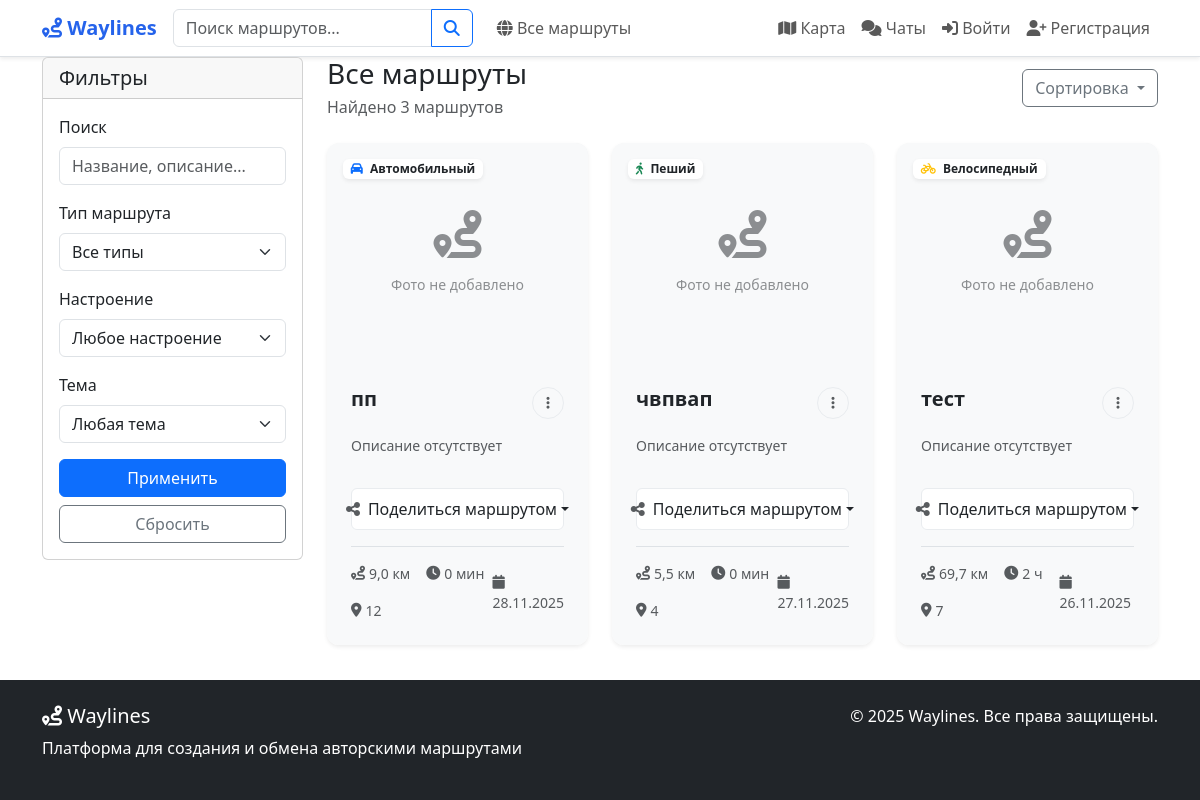
The page /routes/all/ on the database as committed earlier.
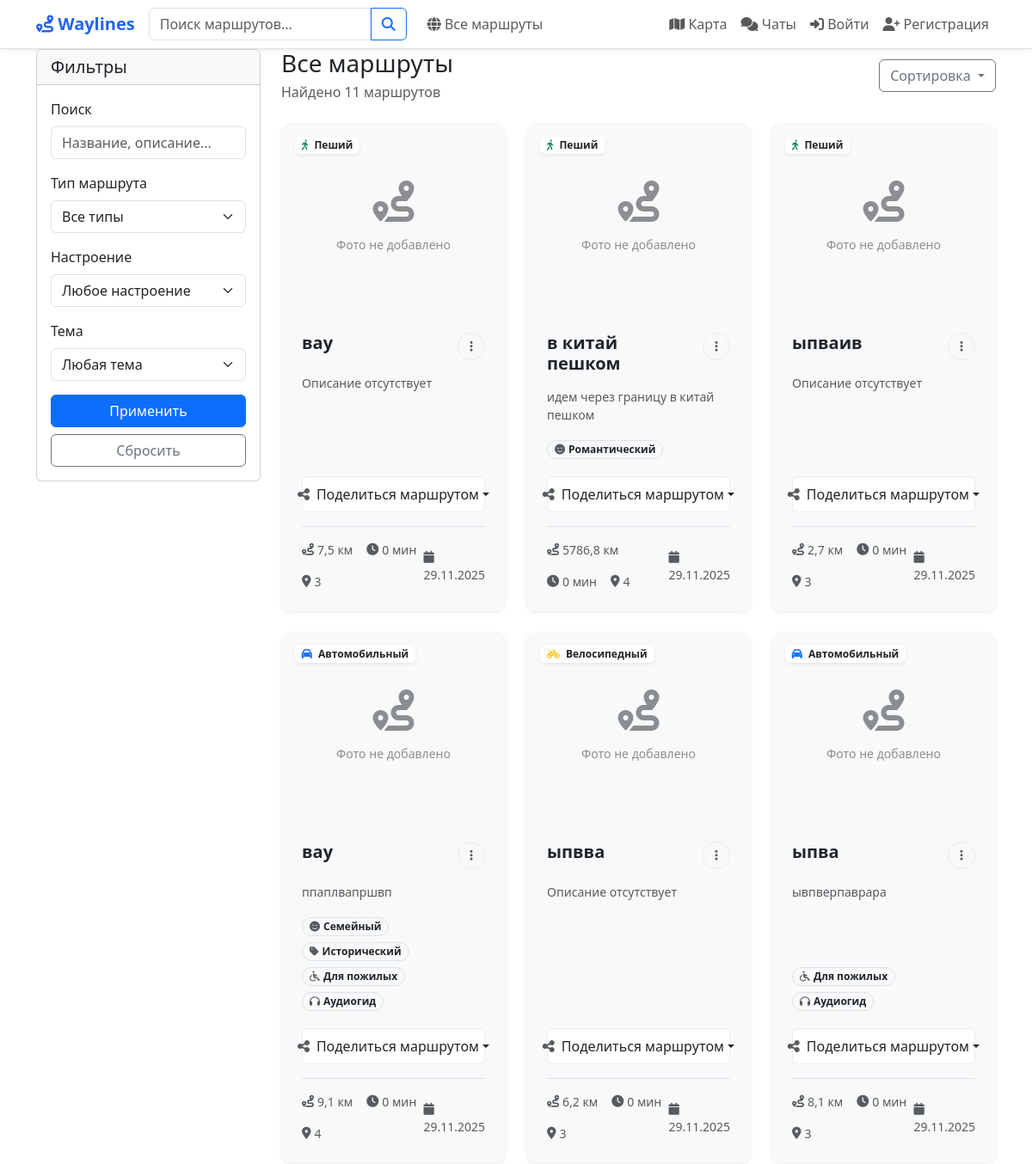
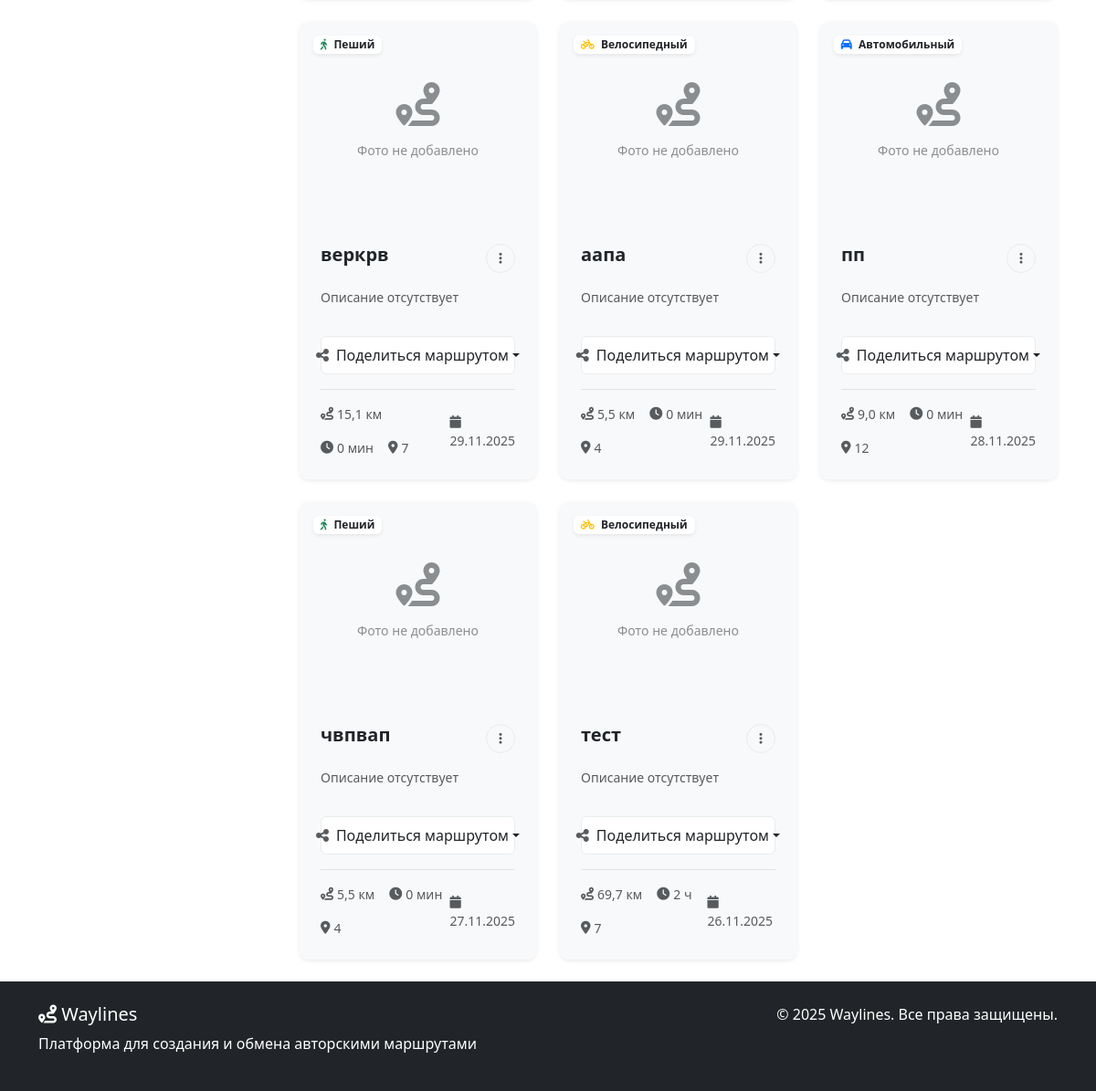
The same page on the database as committed later (2 pictures, top to bottom).
### routes/models.py (models this page shows, shortened)
class Route(models.Model):
    PRIVACY_CHOICES = [
        ("public", "Публичный"),
        ("private", "Приватный"),
        ("link", "По ссылке"),
        ("personal", "Персональный"),
    ]
    ROUTE_TYPE_CHOICES = [
        ("driving", "Автомобильный"),
        ("walking", "Пеший"),
        ("cycling", "Велосипедный"),
        ("mixed", "Смешанный"),
    ]
    MOOD_CHOICES = [
        ("calm", "Спокойный"),
        ("active", "Активный"),
        ("extreme", "Экстремальный"),
        ("romantic", "Романтический"),
        ("family", "Семейный"),
        ("adventure", "Приключенческий"),
    ]
    THEME_CHOICES = [
        ("historical", "Исторический"),
        ("nature", "Природный"),
        ("urban", "Городской"),
        ("cultural", "Культурный"),
        ("gastronomic", "Гастрономический"),
        ("religious", "Религиозный"),
        ("architectural", "Архитектурный"),
    ]
    author = models.ForeignKey(
        User,
        on_delete=models.CASCADE,
        related_name="routes",
        verbose_name="Автор",
    )
    name = models.CharField("Название", max_length=200)
    description = models.TextField("Описание", blank=True)
    short_description = models.TextField(
        "Краткое описание", max_length=300, blank=True
    )
    privacy = models.CharField(
        "Приватность", max_length=20, choices=PRIVACY_CHOICES, default="public"
    )
    route_type = models.CharField(
        "Тип маршрута",
        max_length=20,
        choices=ROUTE_TYPE_CHOICES,
        default="walking",
    )
    mood = models.CharField(
        "Настроение", max_length=20, choices=MOOD_CHOICES, blank=True
    )
    theme = models.CharField(
        "Тема", max_length=20, choices=THEME_CHOICES, blank=True
    )
    duration_minutes = models.IntegerField(
        "Продолжительность (минут)", default=0
    )
    country = models.CharField(max_length=100, blank=True, null=True, verbose_name="Страна")
    total_distance = models.FloatField("Общее расстояние (км)", default=0)
    is_active = models.BooleanField("Актуален", default=True)
    has_audio_guide = models.BooleanField("Есть аудиогид", default=False)
    is_elderly_friendly = models.BooleanField("Для пожилых", default=False)
    shared_with = models.ManyToManyField(
        User,
        related_name="shared_routes",
        blank=True,
        verbose_name="Доступно для",
    )
    created_at = models.DateTimeField("Создан", auto_now_add=True)
    updated_at = models.DateTimeField("Обновлён", auto_now=True)
    last_status_update = models.DateTimeField(
        "Последнее обновление статуса", auto_now=True
    )
    qr_code = models.ImageField(upload_to='qr_codes/', blank=True, null=True, verbose_name="QR код")
    class Meta:
        verbose_name = "Маршрут"
        verbose_name_plural = "Маршруты"
        ordering = ["-created_at"]

### routes/views.py (the view, shortened to what this page needs)
# urls.py: path("all/", views.all_routes, name="all_routes"),
def all_routes(request):
    routes = Route.objects.filter(privacy="public", is_active=True)
    route_type = request.GET.get("type")
    mood = request.GET.get("mood")
    theme = request.GET.get("theme")
    search_query = request.GET.get("q")
    if route_type:
        routes = routes.filter(route_type=route_type)
    if mood:
        routes = routes.filter(mood=mood)
    if theme:
        routes = routes.filter(theme=theme)
    routes = routes.annotate(
        avg_rating=Avg("ratings__rating"), rating_count=Count("ratings")
    ).order_by("-created_at")
    paginator = Paginator(routes, 12)
    page_number = request.GET.get("page")
    page_obj = paginator.get_page(page_number)
    context = {
        "page_obj": page_obj,
        "route_types": Route.ROUTE_TYPE_CHOICES,
        "moods": Route.MOOD_CHOICES,
        "themes": Route.THEME_CHOICES,
    }
    return render(request, "routes/all_routes.html", context)

### templates/routes/all_routes.html (shortened to what this page needs)
{% extends 'base.html' %}
{% block content %}
<div class="container">
  <div class="row">
    <div class="col-md-3">
      <div class="card mb-4">
        <div class="card-header">
          <h5 class="card-title mb-0">Фильтры</h5>
        </div>
        <div class="card-body">
          <form method="get" id="filter-form">
            <div class="mb-3">
              <label class="form-label">Поиск</label>
              <input type="text" name="q" class="form-control" value="{{ request.GET.q }}"
                     placeholder="Название, описание...">
            </div>
            <div class="mb-3">
              <label class="form-label">Тип маршрута</label>
              <select name="type" class="form-select">
                <option value="">Все типы</option>
              </select>
            </div>
            <div class="mb-3">
              <label class="form-label">Настроение</label>
              <select name="mood" class="form-select">
                <option value="">Любое настроение</option>
              </select>
            </div>
            <div class="mb-3">
              <label class="form-label">Тема</label>
              <select name="theme" class="form-select">
                <option value="">Любая тема</option>
              </select>
            </div>
            <button type="submit" class="btn btn-primary w-100">Применить</button>
            <a href="{% url 'all_routes' %}" class="btn btn-outline-secondary w-100 mt-2">Сбросить</a>
          </form>
        </div>
      </div>
    </div>
    <div class="col-md-9">
      <div class="d-flex justify-content-between align-items-center mb-4">
        <div>
          <h1 class="h3 mb-1">Все маршруты</h1>
          <p class="text-muted mb-0">Найдено {{ page_obj.paginator.count }} маршрутов</p>
        </div>
        <div class="dropdown">
          <button class="btn btn-outline-secondary dropdown-toggle" type="button" data-bs-toggle="dropdown">
            Сортировка
          </button>
        </div>
      </div>
      <div class="row">
        {% for route in page_obj %}
        <div class="col-lg-4 col-md-6 mb-4">
          {% include 'routes/partials/route_card.html' with route=route %}
        </div>
        {% endfor %}
      </div>
    </div>
  </div>
</div>
{% endblock %}

### templates/routes/partials/route_card.html (shortened to what this page needs)
<div class="card route-card h-100 shadow-sm border-0 hover-shadow transition-all position-relative">
    <a href="{% url 'route_detail' route.id %}" class="route-card-link position-absolute top-0 start-0 w-100 h-100"
       style="z-index: 1; text-decoration: none;"></a>
    <div class="route-image-container position-relative overflow-hidden rounded-top">
        {% if route.photos.first %}
        <img src="{{ route.photos.first.image.url }}" class="card-img-top route-image" alt="{{ route.name }}"
             style="height: 220px; object-fit: cover; transition: transform 0.4s ease;">
        {% else %}
        <div class="card-img-top route-image-placeholder bg-gradient-neutral text-dark d-flex align-items-center justify-content-center position-relative"
             style="height: 220px;">
            <div class="placeholder-content position-relative z-2 text-center">
                <i class="fas fa-route fa-3x mb-3 opacity-50"></i>
                <p class="small mb-0 opacity-50">Фото не добавлено</p>
            </div>
        </div>
        {% endif %}
        <div class="image-overlay position-absolute bottom-0 start-0 w-100"
             style="height: 50%; background: linear-gradient(to top, rgba(0,0,0,0.3) 0%, transparent 100%);"></div>
        <div class="position-absolute top-0 start-0 m-3 d-flex flex-column gap-2" style="z-index: 3;">
            <span class="badge bg-white bg-opacity-95 text-dark border-0 shadow-sm badge-hover">
                <i class="fas fa-{% if route.route_type == 'walking' %}walking text-success{% elif route.route_type == 'driving' %}car text-primary{% else %}bicycle text-warning{% endif %} me-1"></i>
                {{ route.get_route_type_display }}
            </span>
        </div>
    </div>
    <div class="card-body d-flex flex-column p-3 p-md-4 position-relative" style="z-index: 2;">
        <div class="d-flex justify-content-between align-items-start mb-3 position-relative">
            <h5 class="card-title fw-bold text-dark mb-0 line-clamp-2 pe-4" style="flex: 1; min-width: 0;">
                {{ route.name }}
            </h5>
            <div class="dropdown route-menu-dropdown" style="z-index: 10;">
                <button class="btn btn-sm btn-light rounded-circle hover-scale route-action-btn"
                        type="button"
                        data-bs-toggle="dropdown"
                        style="width: 32px; height: 32px; border: 1px solid #e9ecef;"
                        onclick="event.stopPropagation(); event.preventDefault();">
                    <i class="fas fa-ellipsis-v text-muted"></i>
                </button>
            </div>
        </div>
        <p class="card-text text-muted mb-3 flex-grow-1 line-clamp-3 small">
            {{ route.short_description|default:route.description|default:"Описание отсутствует"|truncatewords:20 }}
        </p>
        <div class="mb-3">
            {% if route.mood %}
            <span class="badge bg-light text-dark border me-1 mb-1 px-2 py-1 rounded-pill small">
                <i class="fas fa-smile me-1 text-muted"></i>{{ route.get_mood_display }}
            </span>
            {% endif %}
            {% if route.theme %}
            <span class="badge bg-light text-dark border me-1 mb-1 px-2 py-1 rounded-pill small">
                <i class="fas fa-tag me-1 text-muted"></i>{{ route.get_theme_display }}
            </span>
            {% endif %}
            {% if route.is_elderly_friendly %}
            <span class="badge bg-light text-dark border me-1 mb-1 px-2 py-1 rounded-pill small">
                <i class="fas fa-wheelchair me-1 text-muted"></i>Для пожилых
            </span>
            {% endif %}
            {% if route.has_audio_guide %}
            <span class="badge bg-light text-dark border me-1 mb-1 px-2 py-1 rounded-pill small">
                <i class="fas fa-headphones me-1 text-muted"></i>Аудиогид
            </span>
            {% endif %}
        </div>
        <div class="mb-3 position-relative" style="z-index: 5;">
            <div class="dropdown">
                <button class="btn btn-outline-dark w-100 d-flex align-items-center justify-content-center py-2 dropdown-toggle share-btn"
                        type="button"
                        data-bs-toggle="dropdown"
                        style="border-color: #e9ecef; position: relative; z-index: 6;"
                        onclick="event.stopPropagation();">
                    <i class="fas fa-share-alt me-2 text-muted"></i>
                    <span class="d-none d-sm-inline">Поделиться маршрутом</span>
                </button>
            </div>
        </div>
        <div class="d-flex justify-content-between align-items-center mt-auto pt-3 border-top">
            <div class="d-flex gap-2 gap-md-3 text-muted small flex-wrap">
                <div class="d-flex align-items-center">
                    <i class="fas fa-route me-1 text-muted"></i>
                    <span>{{ route.total_distance|floatformat:1 }} км</span>
                </div>
                <div class="d-flex align-items-center">
                    <i class="fas fa-clock me-1 text-muted"></i>
                    <span class="duration-display" data-minutes="{{ route.duration_minutes }}">
                    </span>
                </div>
                <div class="d-flex align-items-center">
                    <i class="fas fa-map-marker-alt me-1 text-muted"></i>
                    <span>{{ route.points.count }}</span>
                </div>
            </div>
            <div class="text-muted small ms-2">
                <i class="fas fa-calendar me-1"></i>
                <span>{{ route.created_at|date:"d.m.Y" }}</span>
            </div>
        </div>
    </div>
    <div class="card-hover-overlay position-absolute top-0 start-0 w-100 h-100 bg-light bg-opacity-0 transition-all rounded"
         style="pointer-events: none; z-index: 0;"></div>
</div>

Rows that differ between the two databases and show on the page:
added Route: shows "Фото не добавлено", route_type "Пеший", name "вау", short_description "Описание отсутствует", total_distance "7,5", points.count "3", created_at "29.11.2025"
added Route: shows "Фото не добавлено", route_type "Пеший", name "в китай пешком", short_description "идем через границу в китай пешком", mood "Романтический", total_distance "5786,8", points.count "4", created_at "29.11.2025"
added Route: shows "Фото не добавлено", route_type "Пеший", name "ыпваив", short_description "Описание отсутствует", total_distance "2,7", points.count "3", created_at "29.11.2025"
added Route: shows "Фото не добавлено", route_type "Автомобильный", name "вау", short_description "ппаплвапршвп", mood "Семейный", theme "Исторический", is_elderly_friendly True (drawn), has_audio_guide True (drawn), total_distance "9,1", points.count "4", created_at "29.11.2025"
added Route: shows "Фото не добавлено", route_type "Велосипедный", name "ыпвва", short_description "Описание отсутствует", total_distance "6,2", points.count "3", created_at "29.11.2025"
added Route: shows "Фото не добавлено", route_type "Автомобильный", name "ыпва", short_description "ывпверпаврара", is_elderly_friendly True (drawn), has_audio_guide True (drawn), total_distance "8,1", points.count "3", created_at "29.11.2025"
added Route: shows "Фото не добавлено", route_type "Пеший", name "веркрв", short_description "Описание отсутствует", total_distance "15,1", points.count "7", created_at "29.11.2025"
added Route: shows "Фото не добавлено", route_type "Велосипедный", name "аапа", short_description "Описание отсутствует", total_distance "5,5", points.count "4", created_at "29.11.2025"
Other text that changed with them:
{{ page_obj.paginator.count }}: "3" → "11"
